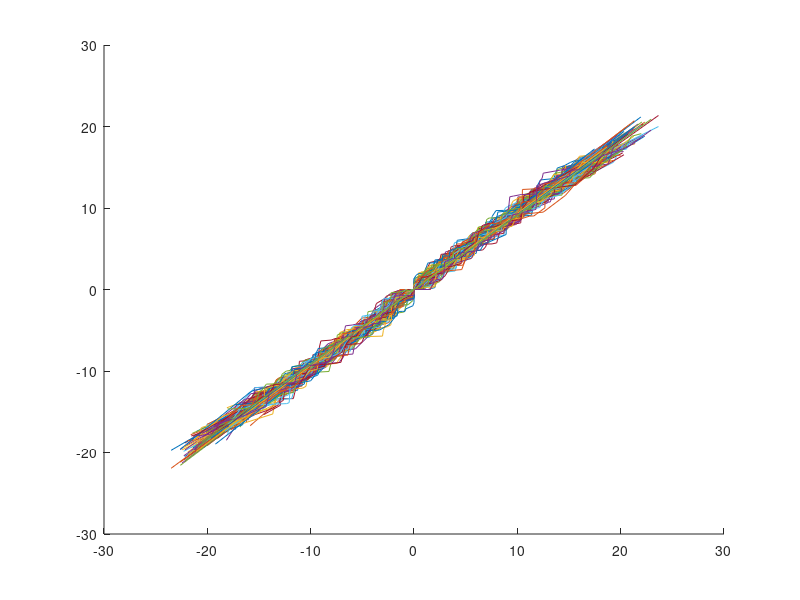
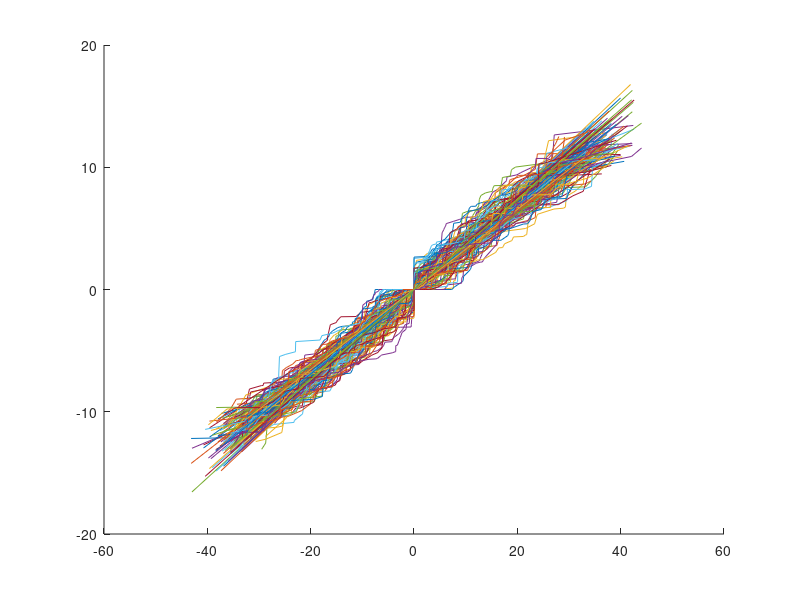
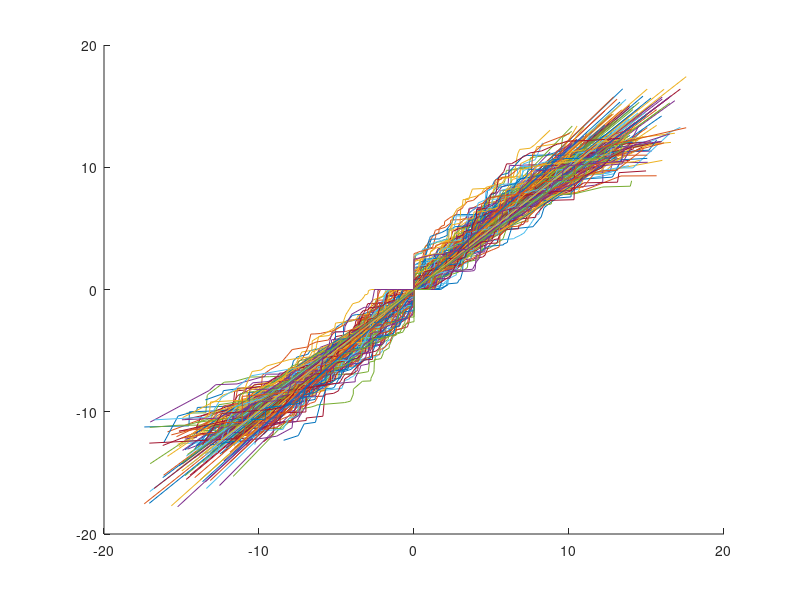
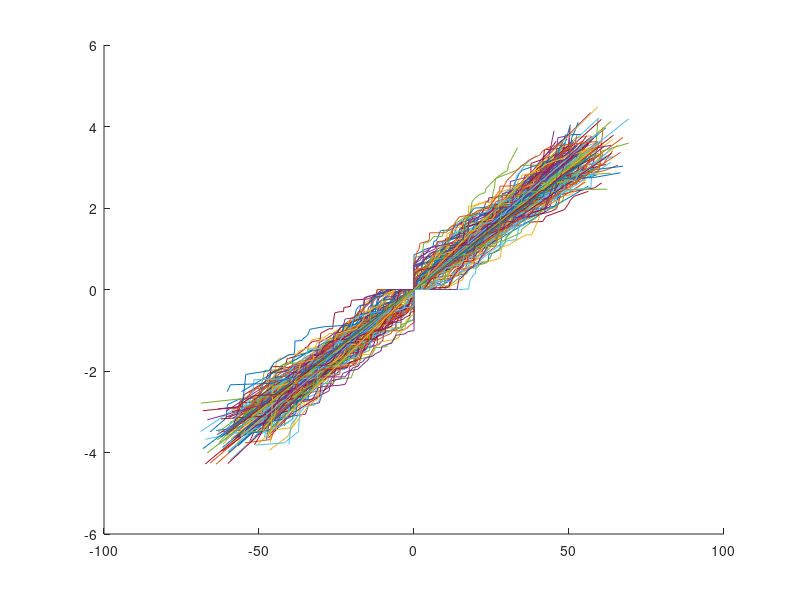

MATLAB code to generate these figures, in order: (Note: this script raises an error after producing the figures.)
%clear all;
%% Constants
fingerLengths = [1,1.5,2,2.5,3,3.5,4,4.5];

numFingers = length(fingerLengths);
numInputs = 7;
inVals = 4;
outVals = 2;

gndX = [918.9654,816.8962,794.6936088,829.1348839,739.8234879,836.8668941,816.5539935, 1117.539599];
gndY = [567.6915,725.2122,599.9239502,597.5074008,657.3000987,640.4734852,582.1009028, 391.5463097];
vmaxY = [1524.017683,1630.715,1514.129143,1597.242042,1518.573873,1565.794107,1628.058191, 791.3602242];
hmaxX = [223.7893839,152.5423,150.0800755,112.9402521,123.2098947,161.0409815,60.71429729, 738.2390954];

distToX = 150;
distToY = 190;
%% Excursions for each activation set for each finger

excursionRaw = [[2.5932	1.4933	1.0331	0.3152
0.4395	0.3682	0.4625	1.4128
0	0.6788	0.1427	1.6314
0.8145	0	0	-0.3359
-0.0023	1.3185	0	-0.0023
0	0	0.4832	0
-0.0989	0	0	1.9719];
    [2.9844	1.2241	1.1528	0.2738
0.4004	0.3221	0.474	1.3438
-0.0138	0.6121	0.0828	1.8385
0.8376	0	0	-0.3682
0	1.1321	0	-0.0092
0	0	0.497	0
-0.3958	-0.0023	0	2.2089];
    [2.6875	0.9135	0.8307	0.1104
0.5983	0.1795	0.3474	1.1137
-0.0207	0.4648	0	1.4772
1.0769	0	0	-0.3797
0	1.0101	0	0
0	0	0.5706	0
-0.3451	0	0	1.6222];
    [1.9926	0.9158	0.6443	0.1864
0.428	0.283	0.3382	1.0308
-0.0092	0.497	0.0184	1.728
0.6857	0	0	-0.3106
0	1.07	0	-0.023
0	0	0.4257	-0.0023
-0.3843	0	0	2.0548];
    [1.7879	0.8629	0.7363	0.2186
0.4142	0.3198	0.4487	1.2793
-0.0644	0.497	0.0851	1.9765
0.711	-0.0046	0	-0.3359
0	0.9089	0	0
0	0	0.4556	0
0	0	0	2.3286];
    [1.8385	0.8813	0.3313	0.0299
0.4556	0.2462	0.2071	1.0377
-0.0805	0.4809	0	1.514
0.6903	0	0	-0.2853
0	1.099	0	-0.0046
0	0	0.3313	-0.0023
-0.5706	0	0	1.781];
    [0.9206	0.6098	0.2784	0.2692
0.3866	0.1818	0.1496	0.6719
0	0.3359	0	1.0124
0.4188	0	0	0
0	0.78	0	0
0	0	0.3451	0
-0.0989	0	-0.0092	1.1114]; 
[0	0	0	0
1.0953	0.8191	1.7994	0.474
0.4165	0.6742	0.4602	0.7087
0	0	0	0
1.1942	-0.1404	0.0046	-0.0621
0	0	0	0
-0.5568	1.353	0.306	0.214]];

excursions = zeros(numInputs, inVals, numFingers);
for i = 1:numFingers
    excursions(:,:,i) = excursionRaw((i-1)*numInputs+1:i*numInputs,:);
end

%% End point pixels for each activation set for each finger

epRaw = [[633.8326502	914.9313833
778.118032	1062.366599
825.2189951	1079.006116
732.3635097	1028.127291
737.0398755	1046.145901
776.034145	1073.185343
783.7559838	1073.975915];
    [672.3688369	1201.094438
679.5587811	1183.134894
617.0902238	1173.147943
556.40325	1129.045921
552.266634	1152.913343
576.8147681	1166.302795
809.9210453	1206.557562];
    [711.532262	1050.006738
647.8657802	1034.641506
677.6527166	1030.752991
583.0524733	974.6021743
601.9872088	1021.254593
630.203197	1031.720516
675.261503	1029.984747];
    [699.7176323	1125.501882
639.3820643	1104.924038
799.5235248	1116.754747
641.7167661	1088.626649
628.1581769	1099.914369
605.6430819	1099.712669
850.1396779	1125.200569];
    [518.0555052	1152.77918
500.7249311	1154.872231
718.6654644	1190.628051
450.9932293	1113.641085
467.0814575	1132.783539
479.4100494	1145.137884
481.0628841	1146.117712];
    [502.6379809	1094.056621
607.5492206	1196.226269
782.4396107	1227.827124
559.7503817	1151.960564
558.3174992	1168.773043
594.7681932	1187.191237
603.5666616	1193.270175];
    [148.9018815	741.9566164
165.0153595	807.587358
160.6604048	784.9443405
151.3067601	749.2579052
152.6506145	765.6880049
156.5239658	771.2519007
169.7112298	811.9781573];
    [992.1306973	660.757953
992.0155072	658.7463562
1170.883734	692.3837476
904.3682256	612.3627939
1060.294748	702.0648992
931.3027838	631.8308597
930.5279186	630.3975649]];

epPix = zeros(numInputs, outVals, numFingers);
for i = 1:numFingers
    epPix(:,:,i) = epRaw((i-1)*numInputs+1:i*numInputs,:); 
end

%% Information for the resting position locations in pixels
restingPixels = [770.0054702	1063.307148; %1cm
                588.2572567	1158.489664; %1.5cm
                643.9360087	1030.747186; %2cm
                641.1594024	1101.594728; %2.5cm
                498.1596167	1146.664351; %3cm
                504.1842092	1094.243785; %3.5cm
                159.0408108	787.194775;  %4cm
                946.1466951	642.4832218];  %Hard finger

%% determine X and Y coordinates of each excursion set for each finger

xy = zeros(numInputs, outVals, numFingers);

for a = 1:numFingers
    for b = 1:numInputs
        epX = epPix(b, 1, a);
        epY = epPix(b, 2, a);
        x = ((gndX(a)-epX)/(gndX(a)-hmaxX(a)))*distToX;
        y = ((epY-gndY(a))/(gndY(a)-vmaxY(a)))*distToY;
        if a == 8
            y = ((epY-gndY(a))/(gndY(a)-vmaxY(a)))*(distToY-27);
        end
        xy(b,1,a) = x;
        xy(b,2,a) = y;
    end
end
xy;
%% Calculate the X and Y coordinates of the endpoint at the resting position
restingXY = [0,0;
    0,0;
    0,0;
    0,0;
    0,0;
    0,0;
    0,0;];
for a = 1:numFingers
    restingXY(a,1) = ((gndX(a)-restingPixels(a,1))/(gndX(a)-hmaxX(a)))*distToX;
    restingXY(a,2) = ((restingPixels(a,2)-gndY(a))/(gndY(a)-vmaxY(a)))*distToY;
end
restingXY;
%% Calculate difference in distance from the reference position
difXY = zeros(numInputs, outVals, numFingers);
for a = 1:numFingers
    for b = 1:numInputs
        difXY(b,1, a) = xy(b, 1, a)-restingXY(a,1);
        difXY(b,2, a) = xy(b, 2, a)-restingXY(a,2);
    end
end
difXY;
%% linear regression
linRegress = zeros(inVals,outVals,numFingers);
for a = 1: numFingers
    linRegress(:,:,a) = excursions(:,:,a)\difXY(:,:,a);
end
linRegress;
%this should work up to here now
%% calculate expected points based of the linear regressions and the excursion values for each finger
yCalc = zeros(numInputs,outVals,numFingers);
for a=1:numFingers
    yCalc(:,:,a) = excursions(:,:,a)*linRegress(:,:,a);
end
yCalc;
%%
rtsq = zeros(numFingers,1);
for a=1:numFingers
    [R,P] = corrcoef(difXY(:,:,a), yCalc(:,:,a));
    rtsq(a) = R(2,1);
end
rtsq = rtsq.^2
%% plotting
ws = warning('off', 'all');
numRuns = 90;
npoints = 75;
xyplot = zeros(npoints*numRuns, outVals, numFingers);
excur = zeros(npoints*numRuns, inVals, numFingers);
for i=1:numRuns
    for a=1:numFingers
        alpha = linRegress(:,:,a);
        for b=1:npoints
            xx = 0;
            yy = 0;
            for c=1:inVals
                excur((i-1)*numRuns + b,c,a) = rand*2.4 - 1.2;
                xx = xx + alpha(c,1)*excur((i-1)*numRuns + b,c,a);
                yy = yy + alpha(c,2)*excur((i-1)*numRuns + b,c,a);
            end
            xyplot(b,1,a) = xx;
            xyplot(b,2,a) = yy;
        end
    end
    xyplot;
    for a=1:numFingers
        figure(a)
        hold on
        x = sortrows(xyplot(:,1,a));
        y = sortrows(xyplot(:,2,a));
        plot(x,y);
        p = polyfit(x,y,1);
        yfit = polyval(p,x);
        plot(x,yfit);
        hold off
    end
end
for a=1:numFingers
    secPlot = a+numFingers;
    figure(secPlot)
    p = parallelplot(excur(:,:,a));
end
warning(ws)
%%
abc = flipud(rtsq);
ll = fliplr(fingerLengths);
plot(ll, abc)